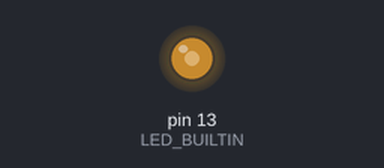
Bench run of a sketch on a simulated Arduino Uno, built with avr-gcc and run on an emulated ATmega328P. On the bench: output pins drawn as LEDs (lit = HIGH). What the sketch prints to the serial monitor is not drawn.

Above: at 3.95 s.
Timing chart, 0 to 40.0 s (numbered marks = the images above):
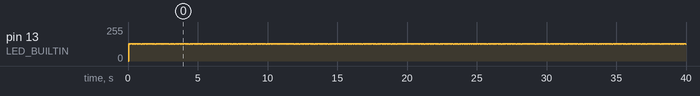

The sketch:

millis.ino
```cpp
unsigned long timeone, intervalone, cpucounter, ticker;
bool outputone;

void setup() {
intervalone=2;
timeone=millis();
pinMode(LED_BUILTIN,OUTPUT);
outputone = LOW;
cpucounter=ticker=0;
Serial.begin(115200);
}


void loop() {

cpucounter++;

// TASK1
if (millis() > (timeone + intervalone))
  {
    timeone += intervalone;
    outputone = !outputone;
    digitalWrite(LED_BUILTIN,outputone);
    Serial.print("Timeout:");Serial.print(timeone);Serial.print("\tIdle:");Serial.println(cpucounter - ticker);
    ticker = cpucounter;
  }

}
```
